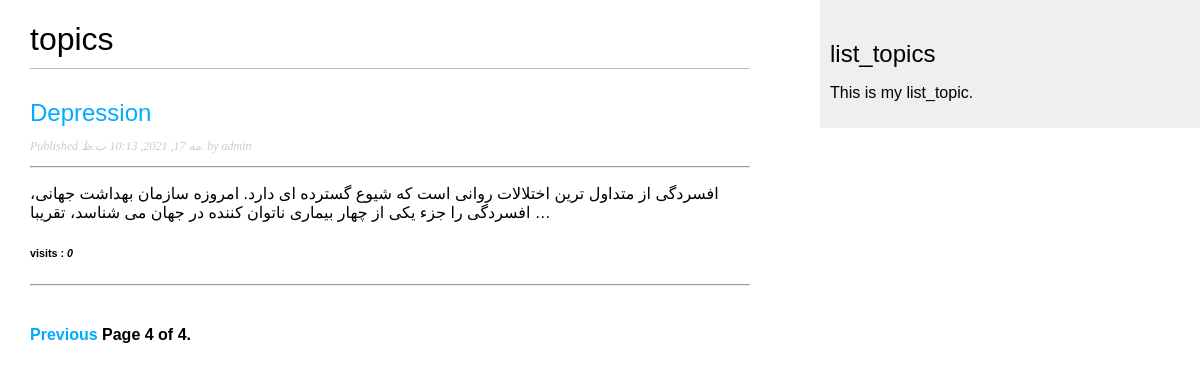
Screenshot of /list_topic/?page=4 with the database file from the repository.
### list_topic/models.py (models this page shows, shortened)
class Post(models.Model):
    STATUS_CHOICES = (
        ('draft', 'Draft'),
        ('published', 'Published'),
    )
    Research_title = models.CharField(max_length=250)
    slug = models.SlugField(max_length=250, unique_for_date='publish')
    author = models.ForeignKey(User, on_delete=models.CASCADE, related_name='blog_posts')
    Research_content = models.TextField()
    mail = models.CharField(max_length = 50)
    publish = models.DateTimeField(default=timezone.now)
    created = models.DateTimeField(auto_now_add=True)
    updated = models.DateTimeField(auto_now=True)
    status = models.CharField(max_length=10, choices=STATUS_CHOICES, default='draft')
    visits = models.PositiveIntegerField(default=0)
    class Meta:
        ordering = ('-publish',)
    class Post1(models.Model):
        def get_absolute_url(self):
            return reverse('list_topic:post_detail',
                        args=[self.publish.year, self.publish.month, self.publish.day, self.slug])

### list_topic/views.py (the view)
# urls.py: path('', post_list, name='post_list'),
def post_list(request):
    object_list = Post.objects.filter(status = 'published' )
    paginator = Paginator(object_list, 3)  #3 posts in each page
    page = request.GET.get('page')
    try:
        posts = paginator.page(page)
    except PageNotAnInteger:
        posts = paginator.page(1)
    except EmptyPage:
        posts = paginator.page(paginator.num_pages)
    return render(request, 'list_topic/post/list.html',
                            {'page': page,
                            'posts': posts})

### list_topic/templates/list_topic/post/list.html (shortened to what this page needs)
{% extends "list_topic/base.html" %}
{% block content %}
<h1> topics</h1>
{% for post in posts %}
<h2>
    <a href="{{ post.get_absolute_url }}">
        {{ post.Research_title}}
    </a>
</h2>
<p class="date">
    Published {{ post.publish }} by {{ post.author }}
</p>
<hr>
{{ post.Research_content|truncatewords:30|linebreaks }}
<h6>visits : <b><i> {{post.visits}} </i></b></h6>
<hr>
{%endfor %}
{% include "pagination.html" with page=posts %}
{% endblock %}

### list_topic/static/css/list_topic.css (style rules this page uses)
body { margin:0; padding:0; font-family:helvetica, sans-serif; }
a { color:#00abff; text-decoration:none; }
h1 { font-weight:normal; border-bottom:1px solid #bbb; padding:0 0 10px 0; }
h2 { font-weight:normal; margin:30px 0 0; }
p.date { color:#ccc; font-family: georgia, serif; font-size: 12px; font-style: italic; }

### rows the page displays
Post: Research_title "Depression", publish "مه 17, 2021, 10:13 ب.ظ.", author "admin", Research_content "افسردگی از متداول ترین اختلالات روانی است که شیوع گسترده ای دارد. امروزه سازمان بهداشت جهانی، افسردگی را جزء یکی از چهار بیماری ناتوان کننده در جهان می شناسد، تقریبا …", visits "0"

### other values shown
{{ page.number }} "4"
{{ page.paginator.num_pages }} "4"
